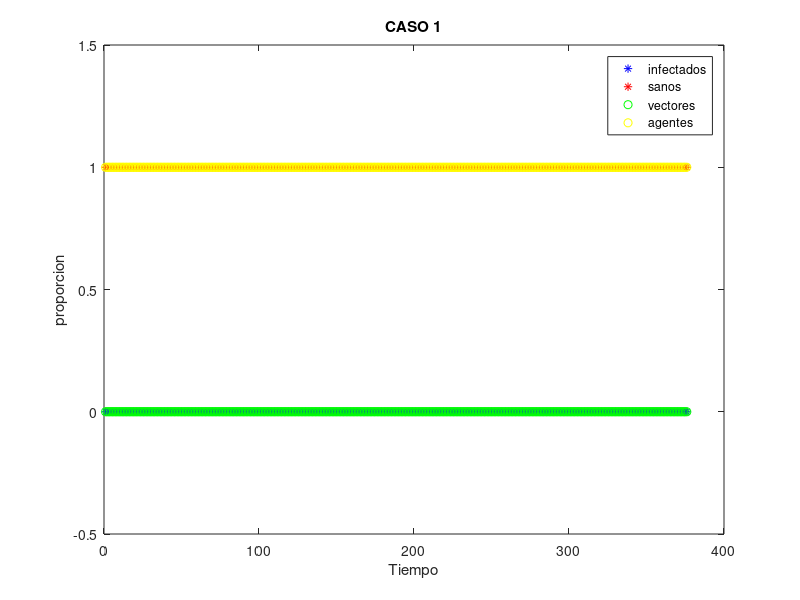
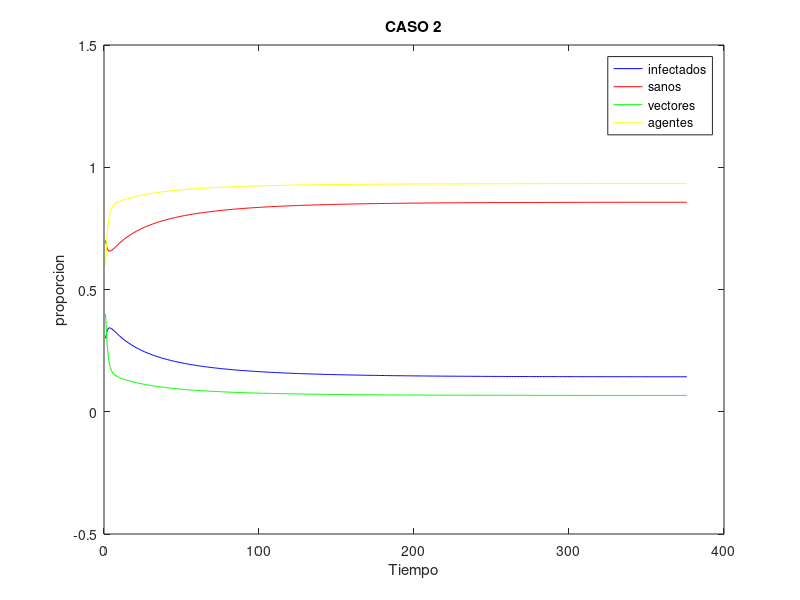
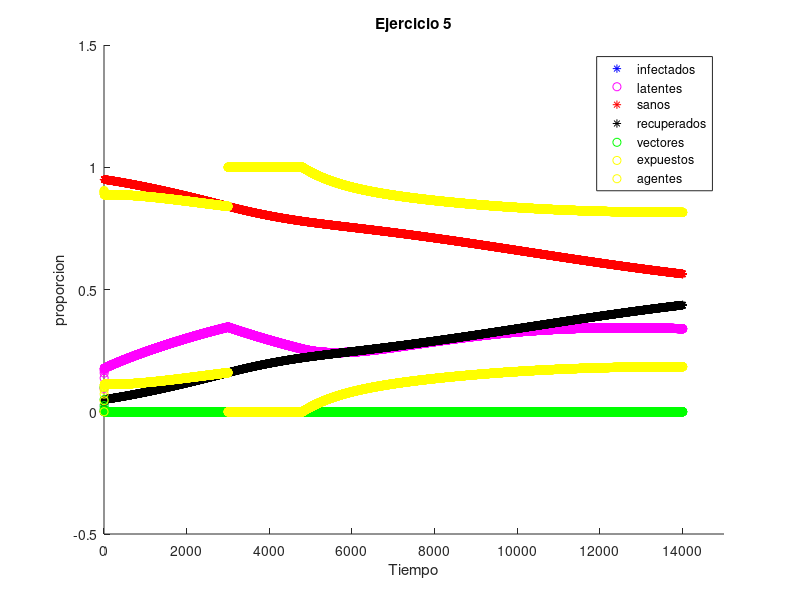

Write MATLAB code to recreate these figures, in order.
clear all; 
clc;
close all;


bh=1;
yh=0.4;
bm=1;
ym=2;


%punto 1 y 2

inf(1)=0;
vec(1)=0;

h=1/5;
t=75;
for i = 1:t/h
    inf(i+1)=inf(i)+h*(-yh*inf(i)+bh*vec(i)*(1-inf(i)));
    vec(i+1)=vec(i)+h*(-ym*vec(i)+bm*inf(i)*(1-vec(i)));
    
end

figure;
plot (inf,'b*');
title('CASO 1');
xlabel('Tiempo');
ylabel('proporcion');
axis([0 (t+5)/h -0.5 1.5])
hold on;
plot (1-inf,'r*');
legend()
plot (vec,'go');
hold on;
plot (1-vec,'cyo');
legend('infectados','sanos','vectores','agentes')


inf(1)=0.3;
vec(1)=0.4;

for i = 1:t/h
    inf(i+1)=inf(i)+h*(-yh*inf(i)+bh*vec(i)*(1-inf(i)));
    vec(i+1)=vec(i)+h*(-ym*vec(i)+bm*inf(i)*(1-vec(i)));
    
end

figure;
plot (inf,'b');
title('CASO 2');
xlabel('Tiempo');
ylabel('proporcion');
axis([0 (t+5)/h -0.5 1.5])
hold on;
plot (1-inf,'r');
legend()
plot (vec,'g');
hold on;
plot (1-vec,'cy');
legend('infectados','sanos','vectores','agentes')


%punto 5

h=1/20;
t=700;

inf(1)=0.05;
lat(1)=0;
rec(1)=0;
expue(1)=0;
vec(1)=0.1;

% th=0.7; %pasaje de latente a infectado
% tv=0.1; %pasaje de expuesto a vector
% mr=2; %pasaje de recuperado a sano (inmunidad)
% bh=1;
% yh=0.4;
% bm=1;
% ym=2;

th=15/h;
tv=4/h;
mr=30/h;
bh=1/h;
yh=0.4/h;
bm=1/h;
ym=0.5/h;

for i = 1:t/h
    if 150/h<i & i<240/h
        vec(i+1)=0;
        expue(i+1)=0;
    else
        expue(i+1)=expue(i)+h*(bm*inf(i)*(1-expue(i)-vec(i))-(expue(i)*(1/tv)));
        vec(i+1)=vec(i)+h*(expue(i)*(1/tv)-ym*vec(i));
    end
    lat(i+1)=lat(i)+h*(-(1/th)*lat(i)+bh*vec(i)*(1-lat(i)-rec(i)-inf(i)));
    rec(i+1)=rec(i)+h*(yh*inf(i)-(1/mr)*rec(i));
    inf(i+1)=inf(i)+h*(lat(i)*(1/th)-yh*inf(i));
end

figure;
title('Ejercicio 5');
xlabel('Tiempo');
ylabel('proporcion');
hold on;
plot (inf,'b*');
hold on;
plot (lat,'mo');
hold on;
plot (1-inf-rec,'r*');
hold on
plot (rec,'k*');
hold on;
plot (vec,'go');
hold on;
plot (expue,'yo');
hold on;
plot (1-vec-expue,'cyo');
legend('infectados','latentes','sanos','recuperados','vectores','expuestos','agentes')
axis([0 (t+50)/h -0.5 1.5])
